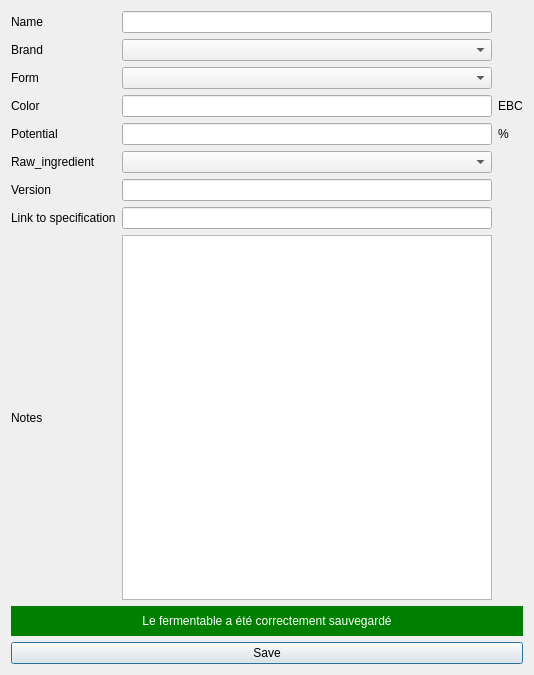
<?xml version="1.0" encoding="UTF-8"?>
<ui version="4.0">
 <class>Fermentable</class>
 <widget class="QDialog" name="Fermentable">
  <property name="geometry">
   <rect>
    <x>0</x>
    <y>0</y>
    <width>534</width>
    <height>675</height>
   </rect>
  </property>
  <property name="windowTitle">
   <string>Fermentable</string>
  </property>
  <property name="modal">
   <bool>true</bool>
  </property>
  <layout class="QVBoxLayout" name="verticalLayout">
   <item>
    <layout class="QGridLayout" name="gridLayout">
     <item row="0" column="0">
      <widget class="QLabel" name="label_name">
       <property name="text">
        <string>Name</string>
       </property>
      </widget>
     </item>
     <item row="0" column="1">
      <widget class="QLineEdit" name="lineEdit"/>
     </item>
     <item row="1" column="0">
      <widget class="QLabel" name="label_brand">
       <property name="text">
        <string>Brand</string>
       </property>
      </widget>
     </item>
     <item row="1" column="1">
      <widget class="QComboBox" name="comboBox"/>
     </item>
     <item row="2" column="0">
      <widget class="QLabel" name="label_form">
       <property name="text">
        <string>Form</string>
       </property>
      </widget>
     </item>
     <item row="2" column="1">
      <widget class="QComboBox" name="comboBox_2"/>
     </item>
     <item row="3" column="0">
      <widget class="QLabel" name="label_color">
       <property name="text">
        <string>Color</string>
       </property>
      </widget>
     </item>
     <item row="3" column="1">
      <widget class="QLineEdit" name="lineEdit_2"/>
     </item>
     <item row="3" column="2">
      <widget class="QLabel" name="label_color_unit">
       <property name="text">
        <string>EBC</string>
       </property>
      </widget>
     </item>
     <item row="4" column="0">
      <widget class="QLabel" name="label_potential">
       <property name="text">
        <string>Potential</string>
       </property>
      </widget>
     </item>
     <item row="4" column="1">
      <widget class="QLineEdit" name="lineEdit_3"/>
     </item>
     <item row="4" column="2">
      <widget class="QLabel" name="label_potential_unit">
       <property name="text">
        <string>%</string>
       </property>
      </widget>
     </item>
     <item row="5" column="0">
      <widget class="QLabel" name="label_raw_ingredient">
       <property name="text">
        <string>Raw_ingredient</string>
       </property>
      </widget>
     </item>
     <item row="5" column="1">
      <widget class="QComboBox" name="comboBox_3"/>
     </item>
     <item row="6" column="0">
      <widget class="QLabel" name="label_version">
       <property name="text">
        <string>Version</string>
       </property>
      </widget>
     </item>
     <item row="6" column="1">
      <widget class="QLineEdit" name="lineEdit_4"/>
     </item>
     <item row="7" column="0">
      <widget class="QLabel" name="label_link">
       <property name="text">
        <string>Link to specification</string>
       </property>
      </widget>
     </item>
     <item row="7" column="1">
      <widget class="QLineEdit" name="lineEdit_5"/>
     </item>
     <item row="8" column="0">
      <widget class="QLabel" name="label_notes">
       <property name="text">
        <string>Notes</string>
       </property>
      </widget>
     </item>
     <item row="8" column="1">
      <widget class="QTextEdit" name="textEdit"/>
     </item>
    </layout>
   </item>
   <item>
    <widget class="QLabel" name="labelMessage">
     <property name="minimumSize">
      <size>
       <width>0</width>
       <height>30</height>
      </size>
     </property>
     <property name="styleSheet">
      <string notr="true">background-color:green; color:white</string>
     </property>
     <property name="text">
      <string>Le fermentable a été correctement sauvegardé</string>
     </property>
     <property name="alignment">
      <set>Qt::AlignCenter</set>
     </property>
     <property name="wordWrap">
      <bool>true</bool>
     </property>
    </widget>
   </item>
   <item>
    <widget class="QPushButton" name="buttonSave">
     <property name="text">
      <string>Save</string>
     </property>
    </widget>
   </item>
  </layout>
 </widget>
 <resources/>
 <connections/>
</ui>
